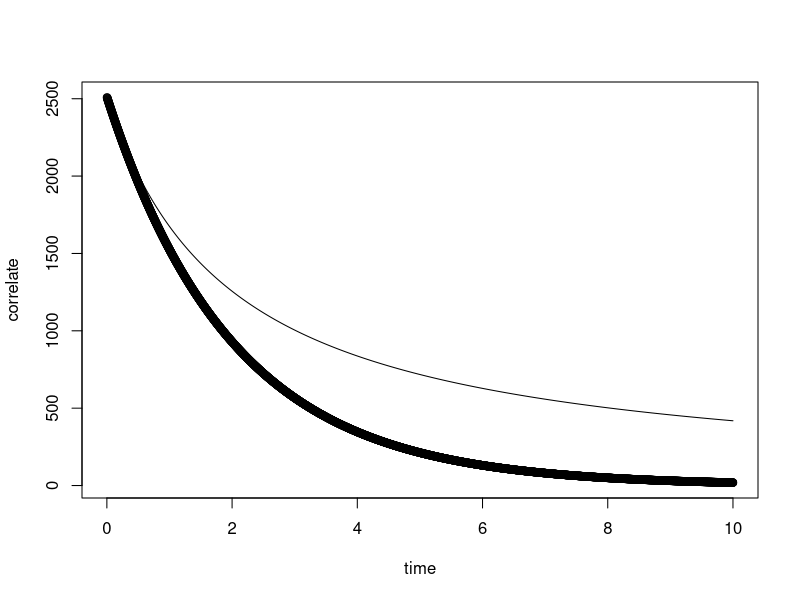
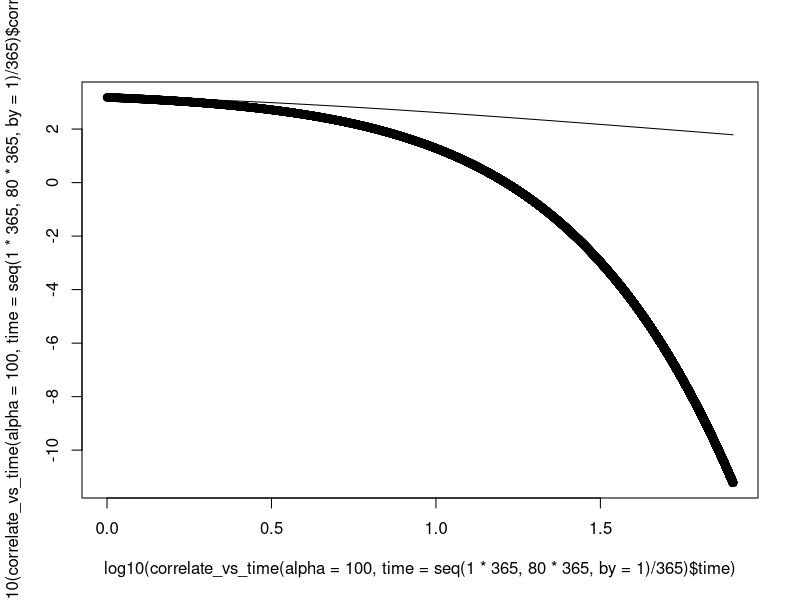
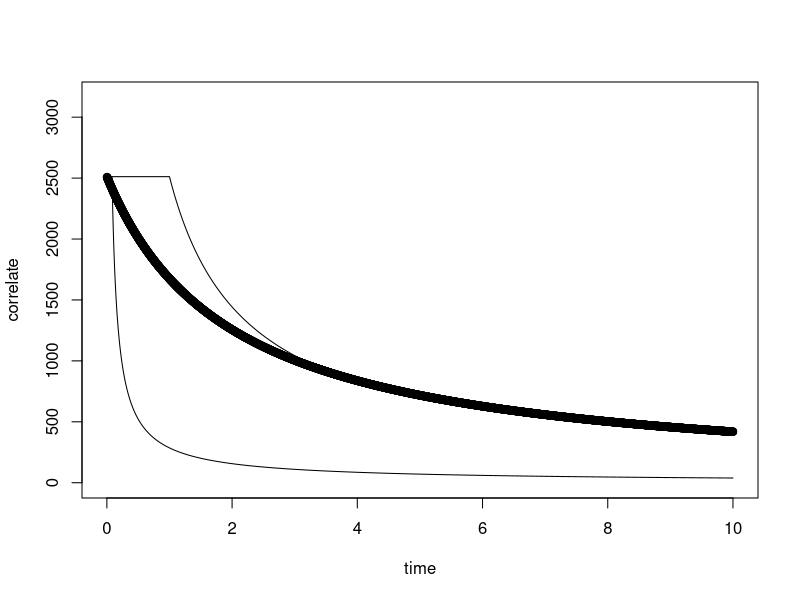
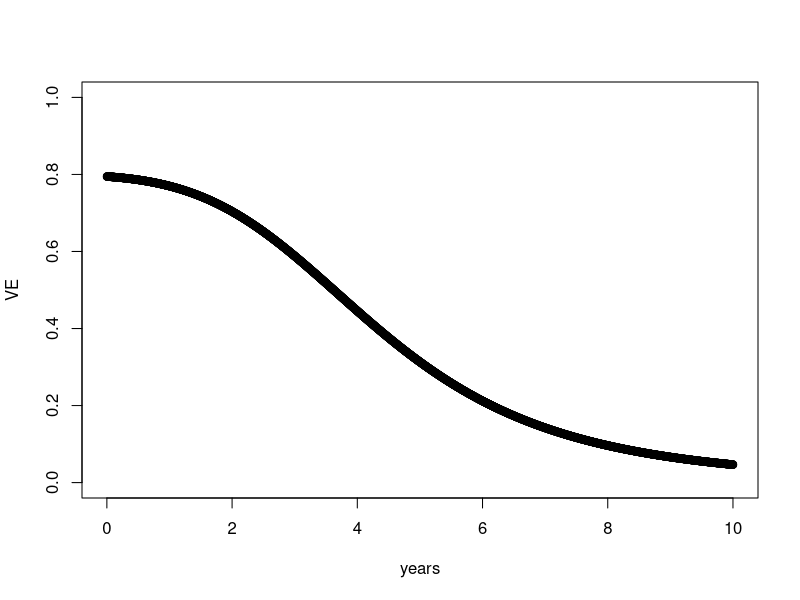
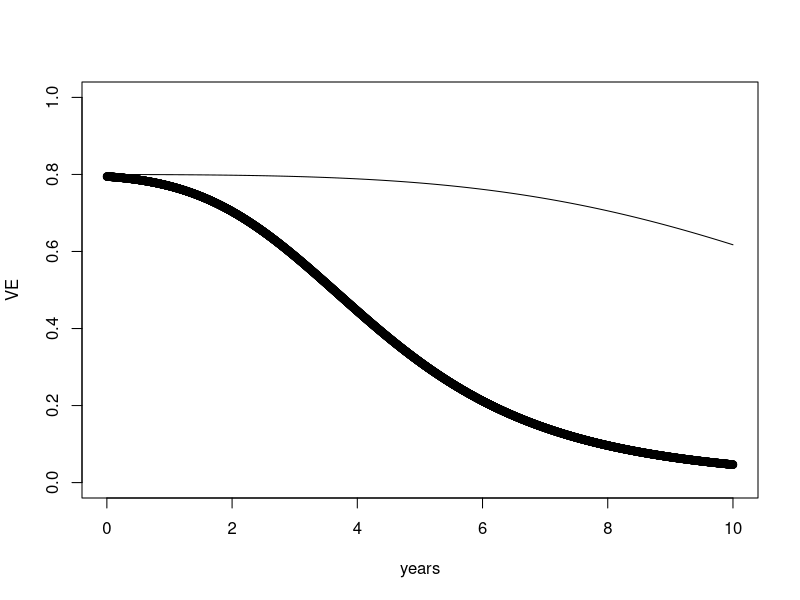
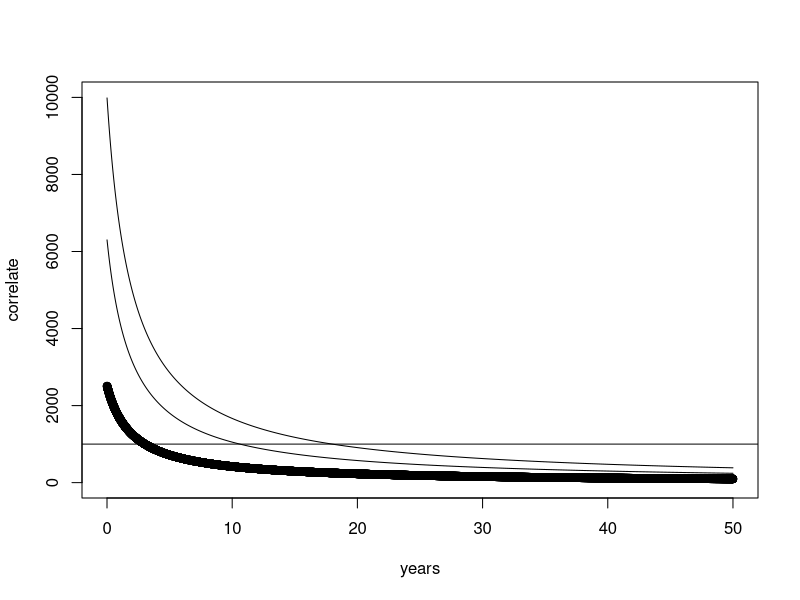
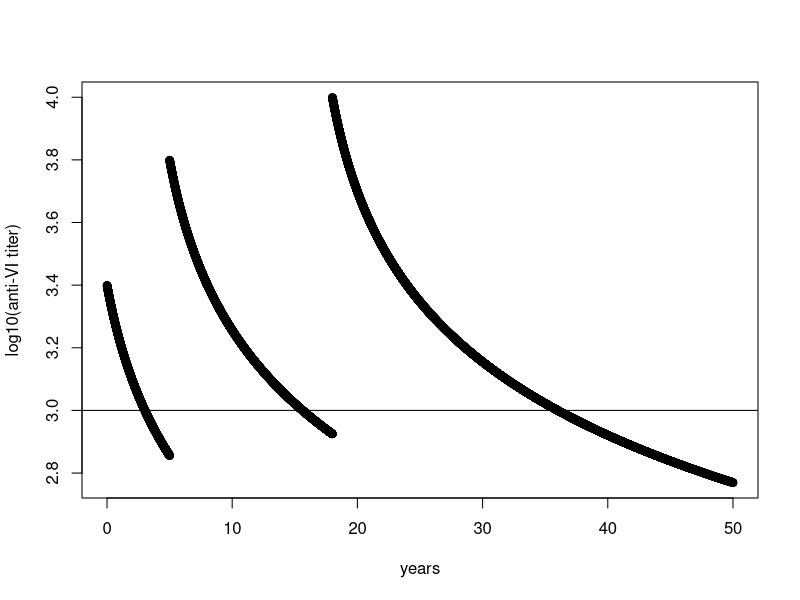
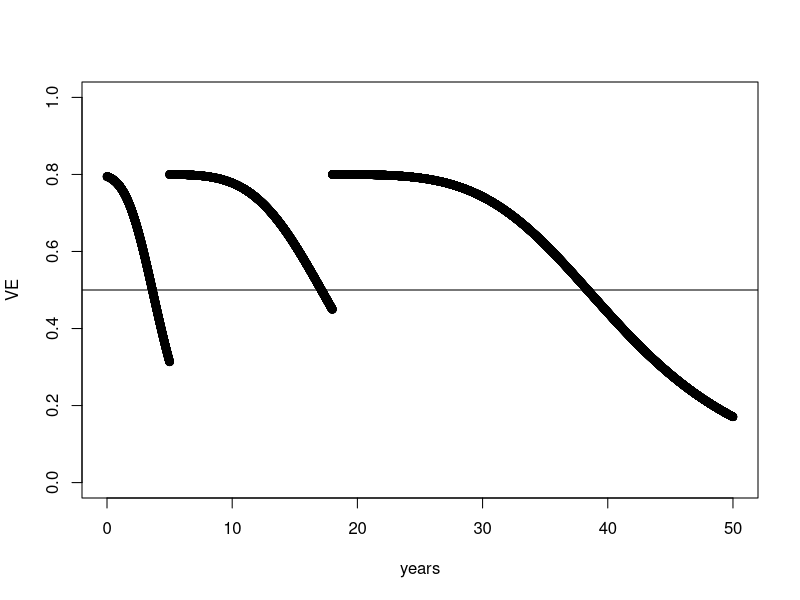

The R script that drew these images, in order:
# typhoid-like vaccine efficacy model

# helper functions
logit = function(p,max=1){log(p/max/(1-p/max))}
invlogit=function(l,max=1){max/(1+exp(-l))}
# the logits need the max to account for the possibility that the immune correlate isn't very good
# or there is no sterilizing immunity even at very high correlate.
# as in, that even at very high correlate, there may be some people who are not immune, because either
# no one can be immune, or we're measuring not quite the right thing
# 
#   if you knew the max efficacy came from people failing on "vaccine take" 
#   (like with live polio vax, where some people don't get infected), then you
#.  should model VE as a mixture, with some people having no response 
#.  and some having a correlate response that you model this way.
#.  
#.  from the TCV phase II immunogenicity studies I skimmed, it looks like both could be going on.
#.    https://www.ncbi.nlm.nih.gov/pmc/articles/PMC8298254/ if you subtract control seroconversion
#.    from vax seroconversion (table 3), you get 80%. So this would look like the max VE comes from vaccine failure
#.    But this one, also from burkina https://www.ncbi.nlm.nih.gov/pmc/articles/PMC7762715/, is more like
#.    90% take (table 3 again). Intervals allow 80% but it looks a bit higher.
#.    and nepal https://www.ncbi.nlm.nih.gov/pmc/articles/PMC8551681/ is in the mid-90% take
#
#  In what follows, for simplicity, I'm gonna assume 100% take and that all the action is in the logits.
#. we could revisit this.


# vaccine efficacy vs a correlate (either known, or we can assume one exists and treat it as a hidden/linking variable)
# logit-log model. General across pathogens
VE_vs_correlate = function(correlate=1,
                           logit_min_ve=0,
                           delta_logit_ve=1,
                           ve_max=1,
                           trans='logit'){
  
  if(is.data.frame(correlate)){ # to make nice data frames under composition
    times=correlate$time
    correlate=correlate$correlate
  }
  
  logit_ve = logit_min_ve + delta_logit_ve*log10(correlate) # logit-linear model
  res=logit_ve
  
  if(trans=='logit'){
  }else if(trans=='linear'){
    ve = invlogit(logit_ve,max=ve_max)
    res=ve
  }
  
  if(exists('times')){ # to make nice data frames under composition
    return(data.frame(time=times,VE=res))
  }else{
    return(res)
  }
}
#   (log-log) is more commonly used in analyzing trials because people (rightly)
#   don't want to assume that VE must be greater than zero.
#   but once you know that you have a good measure of an effective vaccine,
#   I don't think it makes sense to bother with the possibility of negative VE
#   Anyway, this doesn't really matter. So change to logs if you prefer. Logit
#.  is just a better transform at VE close to 1.

# default 50% VE
VE_vs_correlate(trans='logit')
VE_vs_correlate(trans='linear')


# power law waning
# if you make alpha much greater than 1, this returns to an exponential with time constant mean_decay.
# for small alpha, this has a slower decay at long times
#
#. NOTE THAT THE SHAPE AT EARLY TIMES I DREW ON THE NAPKIN IS WRONG :-(
#. I sadly mis-remembered how the functional form works for the simple power law.
#. I could justify something fancier, but I don't think we need to. 
correlate_vs_time = function(time=seq(1,10*365,by=1)/365, # 10 years
                             correlate_0 = 10^3.4, 
                             mean_decay=2, # 2 years
                             alpha=1,
                             old_model=FALSE){ # shape parameter. smaller is less exponential
  
  if(!old_model){
    correlate_vs_time = kronecker(correlate_0 , (1+time/(mean_decay*alpha))^(-alpha))
  } else {
    correlate_vs_time = kronecker(correlate_0 , pmin(1,(time/mean_decay)^(-alpha)))
  }
  return(data.frame(time=time,correlate=correlate_vs_time))
}

plot(correlate_vs_time(alpha=100)) # exponential decay with the same short-time behavior
lines(correlate_vs_time(alpha=1)) # default power law decay

plot(log10(correlate_vs_time(alpha=100,time=seq(1*365,80*365,by=1)/365)$time),
     log10(correlate_vs_time(alpha=100,time=seq(1*365,80*365,by=1)/365)$correlate)) # exponential decay with the same short-time behavior
lines(log10(correlate_vs_time(alpha=1,time=seq(1*365,80*365,by=1)/365)$time),
      log10(correlate_vs_time(alpha=1,time=seq(1*365,80*365,by=1)/365)$correlate)) # default power law decay
# ganna have to refit polio data...

plot(correlate_vs_time(alpha=1),ylim=c(1,10^3.5)) # exponential decay with the same short-time behavior
lines(correlate_vs_time(alpha=0.8,mean_decay=1,old_model = TRUE)) # default power law decay
lines(correlate_vs_time(alpha=0.87,mean_decay=30/365,old_model = TRUE)) # default power law decay


## put them together.
## I'm just gonna make up a correlate that starts at 10^3.4, because 
## that's the median 28 day anti-VI IgG titer here https://www.ncbi.nlm.nih.gov/pmc/articles/PMC7762715/
## the rest of the parameters are made up to make VE look like what you told me, very roughly
VE_vs_time = VE_vs_correlate(correlate=correlate_vs_time(correlate_0 = 10^3.4,time=seq(1,10*365,by=1)/365,
                                                         alpha=1,mean_decay=2),
                             logit_min_ve=-29,delta_logit_ve = 10,ve_max=0.8,
                             trans='linear')
plot(VE_vs_time,ylim=c(0,1),xlab='years')
## this is 5 free parameters, vs the 3 you are currently using (amplitude, width of box, decay rate), right?
# the extra two are the alpha shape parameter that describes deviation from exponential / power law of tail,
# and the relationship between the correlate and the VE

# the reward for the two extra parameters, if you can fit them, is you get a better long-time waning model, 
# and you can generalize VE to populations with different correlate distributions than the clinical trial pop

## if you want to do one extra parameter, keep the box VE but try to fit a power law tail

## also, if we don't want to assume we know anything about the correlate, we could just assume
## there is a magic number that goes from 1 to 10 (0 to 1 in log space) and fit VE vs time directly



# sequential boosting and what does fast vs slow waning mean?
VE_vs_time_boost = VE_vs_correlate(correlate=correlate_vs_time(correlate_0 = 10^3.8,time=seq(1,10*365,by=1)/365,
                                                         alpha=1,mean_decay=2),
                             logit_min_ve=-29,delta_logit_ve = 10,ve_max=0.8,
                             trans='linear')
plot(VE_vs_time,ylim=c(0,1),xlab='years')
lines(VE_vs_time_boost)



corr_v_time = correlate_vs_time(correlate_0 = 10^3.4,time=seq(1,50*365,by=1)/365,
                                alpha=1,mean_decay=2)
corr_v_time_boost = correlate_vs_time(correlate_0 = 10^3.8,time=seq(1,50*365,by=1)/365,
                                                               alpha=1,mean_decay=2)
corr_v_time_boost_two = correlate_vs_time(correlate_0 = 10^4,time=seq(1,50*365,by=1)/365,
                                      alpha=1,mean_decay=2)

plot(corr_v_time,ylim=c(1,10^4),xlab='years')
lines(corr_v_time_boost)
lines(corr_v_time_boost_two)
abline(h=1000)


sequential_boosting = corr_v_time
sequential_boosting[(5*365+1):length(sequential_boosting$time),2] = 
  corr_v_time_boost[1:(45*365),2]

sequential_boosting[(18*365+1):length(sequential_boosting$time),2] = 
  corr_v_time_boost_two[1:(32*365),2]

plot(sequential_boosting$time,log10(sequential_boosting$correlate),xlab='years',ylab='log10(anti-VI titer)')
abline(h=3)


VE_vs_time_sequential = VE_vs_correlate(correlate=sequential_boosting,
                                   logit_min_ve=-29,delta_logit_ve = 10,ve_max=0.8,
                                   trans='linear')
plot(VE_vs_time_sequential,ylim=c(0,1),xlab='years')
abline(h=0.5)




